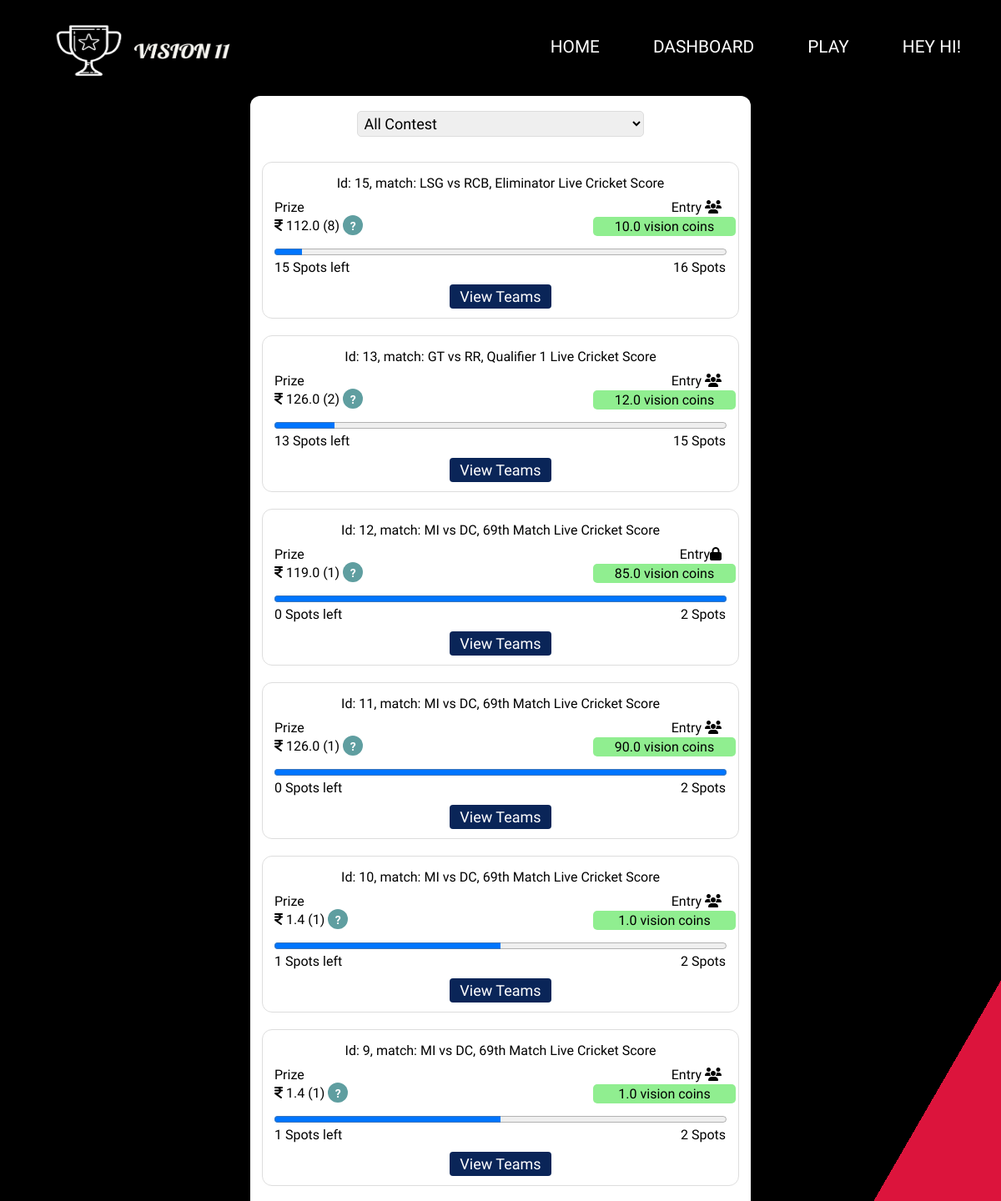
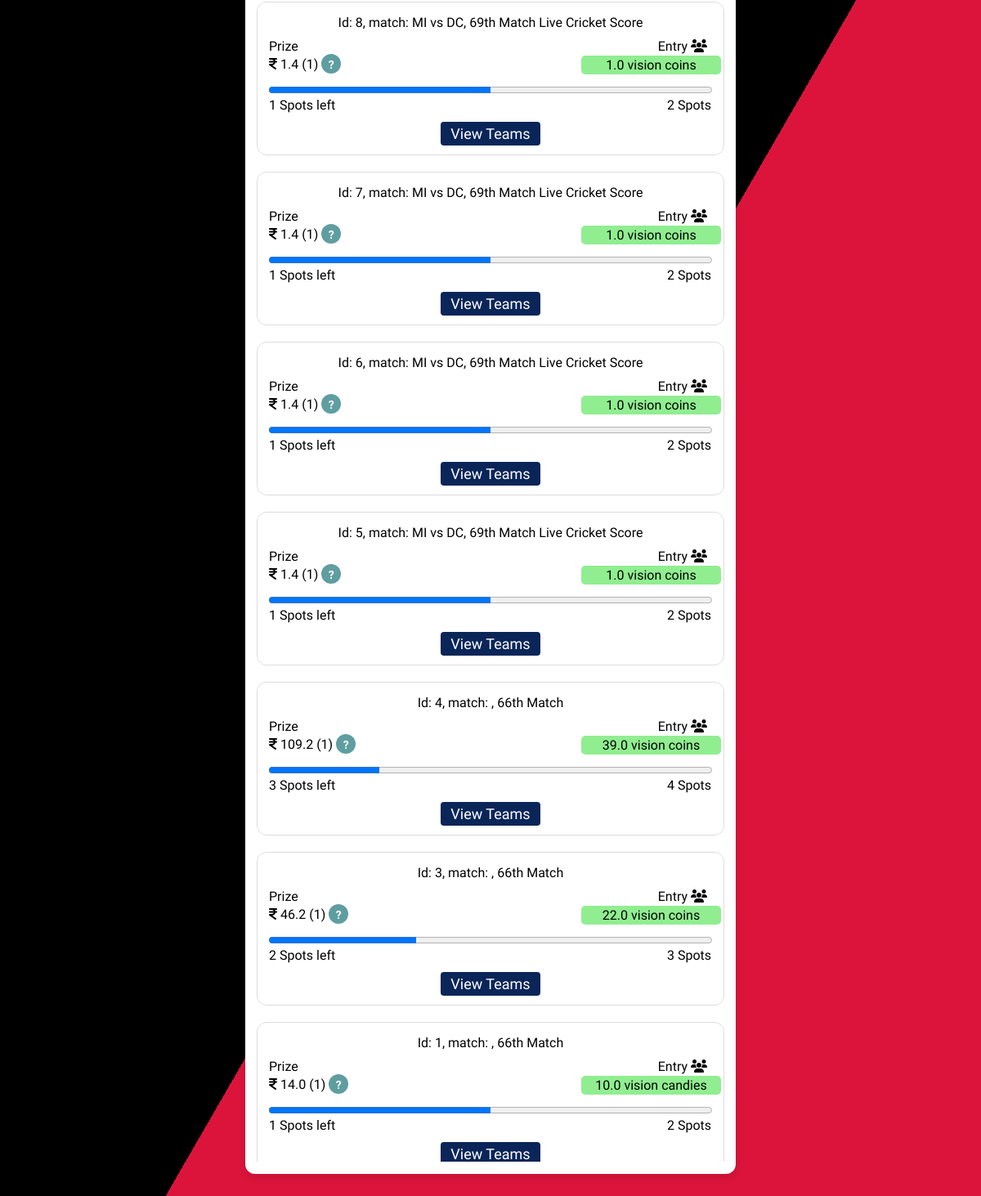
/mycontests (signed in), run on the app's committed database (2 pictures, top to bottom).
### usermanagerAPP/models.py (models this page shows, shortened)
class User1(AbstractUser):
    first_name = models.CharField(
        max_length=20
    )
    last_name = models.CharField(
        max_length=20
    )
    username = models.CharField(
        max_length=20,
        unique=True
    )
    age = models.IntegerField(
        null=True,
        blank=True
    )
    email = models.EmailField(
        max_length=50
    )
    vision_credits = models.FloatField(
        default=0
    )
    currency_type = models.CharField(
        choices=Currency_Choices,
        default=Choices.VISION_CANDIES,
        max_length=50
    )
    gender_type = models.CharField(
        choices=Gender_Choices,
        null=True,
        max_length=10
    )
    country = models.CharField(
        max_length=50
    )
    adult = models.BooleanField(
        'Adult_status',
        default=False
    )
    staff = models.BooleanField(
        'Staff_status',
        default=False
    )
    superuser = models.BooleanField(
        'super_user_status',
        default=False
    )
    aadhar_image = models.FileField(
        upload_to='others',
        null=True,
        blank=True
    )
    contests_won = models.IntegerField(
        default=0
    )
    objects = UserManager()

### mainAPP/models.py (models this page shows, shortened)
class Contest(models.Model):
    match_id = models.ForeignKey(
        Match,
        on_delete=models.CASCADE
    )
    user = models.ManyToManyField(
        User1,
        blank= True
    )
    entry_fee = models.FloatField(
        default=1
    )
    fee_type = models.CharField(
        max_length=20,
        default='vision candies'
    )
    length = models.IntegerField(
        default=1
    )
    price_fee = models.FloatField(
        default=0
    )
    teams = models.ManyToManyField(
        to=UserTeam,
        blank=True
    )
    reward_claimed = models.BooleanField(
        default=False
    )
    contest_type = models.CharField(
        default="public",
        max_length=25
    )
    password = models.CharField(
        max_length=128,
        null=True,
        blank=True
    )
    no_of_winners = models.IntegerField(
        default=1
    )
    price_distribution_array = models.TextField(
        null=True,
        blank=True
    )
    is_equal_distribute = models.BooleanField(
        default=True
    )

class Match(models.Model):
    url = models.TextField(
        unique=True
    )
    title = models.TextField(
        null=True,
        blank=True
    )
    time = models.DateTimeField()
    name = models.CharField(
        max_length=100,
        null=True,
        blank=True
    )
    team1 = models.CharField(
        max_length=60,
        null=True,
        blank=True
    )
    team2 = models.CharField(
        max_length=60,
        null=True,
        blank=True
    )
    is_match_end = models.BooleanField(
        default=False
    )
    team1_img = models.TextField(
        null=True,
        blank=True
    )
    team2_img = models.TextField(
        null=True,
        blank=True
    )

### mainAPP/views.py (the view)
# urls.py: path('mycontests',views.RenderUserContest),
@login_required(login_url='/accounts/login')
def RenderUserContest(request):
    try:
        return vision11_render().render_usercontest(request)
    except:
        return redirect('/')

### templates/usercontest.html (shortened to what this page needs)
{% load static %}
<!DOCTYPE html>
<html lang="en">
<head>
    <link rel="stylesheet" href="{% static 'css/usercontest.css' %}">
    <link rel="stylesheet" href="https://stackpath.bootstrapcdn.com/font-awesome/4.7.0/css/font-awesome.min.css">
    <link rel="stylesheet" href="{% static 'css/navbar.css' %}">
</head>
<body>
    {% include 'navbar.html' %}
    <div class="multicolorbg">
        <div class="box" id="box">
            <select name="contestfilter" id="user_team" onchange="change_filter(id)">
                <option value="All Contest">All Contest</option>
              </select>
            <div class="allcontest" id="allcontest">
            {% for contest,slot,per in contests %}
                <div class="contest">
                    <div class="mathc_name">
                        <span>Id: {{ contest.id }}, match: {{ contest.match_id.title }}</span>
                    </div>
                    <div class="maincont">
                        <div class="heade">
                            <span class="prz">Prize</span>
                            {% if contest.contest_type == 'public' %}
                            <span class="entr">Entry <i class="fa fa-users" aria-hidden="true"></i>
                            </span>
                            {% else %}
                            <span class="entr">Entry<i class="fa fa-lock" aria-hidden="true"></i>
                            </span>
                            {% endif %}
                        </div>
                        <div class="money_container">
                            <span id="prize" class="prize"><i class="fa fa-inr" aria-hidden="true"></i>
                                {{ contest.price_fee }} ({{ contest.no_of_winners }})
                                <div class="help-tip" onclick="show_winners({{ contest.id }})">
                                </div>
                            </span>
                            <span id="entryfee1" class="entryfe">{{ contest.entry_fee }} {{ contest.fee_type }}</span>
                        </div>
                        <div class="progress_bar">
                            <progress id="prog1" value="{{ per }}" max="100" class="prog_bar"> 0% </progress>
                            <div class="spots">
                                <span id="spot_left1" class="spot_left">{{ slot }} Spots left</span>
                                <span id="total_spots1" class="total_spot">{{ contest.length }} Spots</span>
                            </div>
                        </div>
                        <div class="join">
                            <a href = "/contestdetails/contest={{ contest.id }}">View Teams</a>
                        </div>
                    </div>
                </div>
            {% endfor %}
            </div>
            </div>
        </div>
</body>
</html>

### templates/navbar.html (shortened to what this page needs)
{% load static %}
<header class="header">
    <img width="250px" height="70px" src="{% static 'imgs/web/logo.png' %}" alt="">
  <nav class="navbar">
    <ul class="navbar-list">
      <li><a class="navbar-link" href="/">Home</a></li>
      <li><a class="navbar-link" href="/dashboard">Dashboard</a></li>
      <li><a class="navbar-link" href="/play">Play</a></li>
      {% if not user.is_authenticated %}
      <li><a class="navbar-link" href="/accounts/signup" target="_blank">Register</a>
      {% else %}
      <li><a class="navbar-link" href="#">Hey {{user.first_name}}!</a>
      {% endif %}
      </li>
    </ul>
  </nav>
</header>

### statics/css/usercontest.css (style rules this page uses)
* { margin: 0; padding: 0; box-sizing: border-box; font-family: system-ui; }
body { overflow-x: hidden; }
.multicolorbg { background: crimson; background-image: linear-gradient(120deg, #000 55%, crimson 55%); background-repeat: no-repeat; background-size: cover; width: 100vw; min-height: 100vh; overflow: hidden; }
#allcontest,#completed,#winings,#live { height: 70vh; overflow-y: auto; }
.multicolorbg .box { width: 600px; margin: auto; margin-top: 115px; margin-bottom: 15px; background: #fff; padding: 15px 14px; border-radius: 12px; box-shadow: 0 5px 10px rgba(0,0,0,0.1); }
.contest { margin: auto; margin-top: 20px; background: #fff; padding: 15px 14px; border-radius: 12px; border: 1px solid #dddddd; position: relative; }
.mathc_name { text-align: center; }
.entr, .entryfe { position: absolute; }
.entr { right: 20px; }
.entryfe { margin-top: 2px; text-align: center; display: inline-block; right: 3px; width: 30%; background: lightgreen; padding: 2px; border-radius: 5px; white-space: nowrap; overflow: hidden; text-overflow: ellipsis; }
.prize { margin-top: 2px; }
.progress_bar { margin-top: 10px; }
.prog_bar { width: 100%; }
.total_spot { position: absolute; right: 15px; }
.join { text-align: center; margin-top: 15px; }
.join a { color: #fff; background: #0A2558; padding: 4px 12px; font-size: 18px; font-weight: 400; border-radius: 4px; text-decoration: none; transition: all 0.3s ease; cursor: pointer; }
.maincont { margin-top: 10px; }
select#user_team { display: block; width: 60%; margin: auto; margin-bottom: 10px; padding: 3px; font-size: 18px; border-radius: 5px; border: 1px solid #dddddd; margin-top: 3px; }
.help-tip { display: inline-block; text-align: center; background: cadetblue; border-radius: 50%; width: 24px; height: 24px; font-size: 14px; line-height: 26px; cursor: pointer; }
.help-tip:before { content:'?'; font-weight: bold; color:#fff; }

### statics/css/navbar.css (style rules this page uses)
* { padding: 0; margin: 0; box-sizing: border-box; font-family: "Work Sans", sans-serif; }
body,html { overflow-x: hidden; position: relative; }
.header { padding: 0 3rem; height: 7rem; display: flex; justify-content: space-between; align-items: center; position: absolute; width: 100vw; background: transparent; overflow: hidden; z-index: 10000; }
.header img { display: block; margin-top: 7px; z-index: 1000000; }
.navbar-list { display: flex; gap: 4rem; list-style: none; }
.navbar-link:link, .navbar-link:visited { display: inline-block; text-transform: uppercase; text-decoration: none; font-size: 1.3rem; font-weight: 500; color: white; transition: all 0.3s; }

### data on the page
User1: first_name "HI"
Contest: id "15", match_id "LSG vs RCB, Eliminator Live Cricket Score", contest_type "Entry", price_fee "112.0", no_of_winners "8", entry_fee "10.0", fee_type "vision coins", {{ per }} 6.25 (drawn), length "16"
Contest: id "13", match_id "GT vs RR, Qualifier 1 Live Cricket Score", contest_type "Entry", price_fee "126.0", no_of_winners "2", entry_fee "12.0", fee_type "vision coins", {{ per }} 13.33 (drawn), length "15"
Contest: id "12", match_id "MI vs DC, 69th Match Live Cricket Score", contest_type "Entry", price_fee "119.0", no_of_winners "1", entry_fee "85.0", fee_type "vision coins", {{ per }} 100.0 (drawn), slot "0", length "2"
Contest: id "11", match_id "MI vs DC, 69th Match Live Cricket Score", contest_type "Entry", price_fee "126.0", no_of_winners "1", entry_fee "90.0", fee_type "vision coins", {{ per }} 100.0 (drawn), slot "0", length "2"
Contest: id "10", match_id "MI vs DC, 69th Match Live Cricket Score", contest_type "Entry", price_fee "1.4", no_of_winners "1", entry_fee "1.0", fee_type "vision coins", {{ per }} 50.0 (drawn), slot "1", length "2"
Contest: id "9", match_id "MI vs DC, 69th Match Live Cricket Score", contest_type "Entry", price_fee "1.4", no_of_winners "1", entry_fee "1.0", fee_type "vision coins", {{ per }} 50.0 (drawn), slot "1", length "2"
Contest: id "8", match_id "MI vs DC, 69th Match Live Cricket Score", contest_type "Entry", price_fee "1.4", no_of_winners "1", entry_fee "1.0", fee_type "vision coins", {{ per }} 50.0 (drawn), slot "1", length "2"
Contest: id "7", match_id "MI vs DC, 69th Match Live Cricket Score", contest_type "Entry", price_fee "1.4", no_of_winners "1", entry_fee "1.0", fee_type "vision coins", {{ per }} 50.0 (drawn), slot "1", length "2"
Contest: id "6", match_id "MI vs DC, 69th Match Live Cricket Score", contest_type "Entry", price_fee "1.4", no_of_winners "1", entry_fee "1.0", fee_type "vision coins", {{ per }} 50.0 (drawn), slot "1", length "2"
Contest: id "5", match_id "MI vs DC, 69th Match Live Cricket Score", contest_type "Entry", price_fee "1.4", no_of_winners "1", entry_fee "1.0", fee_type "vision coins", {{ per }} 50.0 (drawn), slot "1", length "2"
Contest: id "4", match_id ", 66th Match", contest_type "Entry", price_fee "109.2", no_of_winners "1", entry_fee "39.0", fee_type "vision coins", {{ per }} 25.0 (drawn), slot "3", length "4"
Contest: id "3", match_id ", 66th Match", contest_type "Entry", price_fee "46.2", no_of_winners "1", entry_fee "22.0", fee_type "vision coins", {{ per }} 33.33 (drawn), slot "2", length "3"
Contest: id "1", match_id ", 66th Match", contest_type "Entry", price_fee "14.0", no_of_winners "1", entry_fee "10.0", fee_type "vision candies", {{ per }} 50.0 (drawn), slot "1", length "2"
